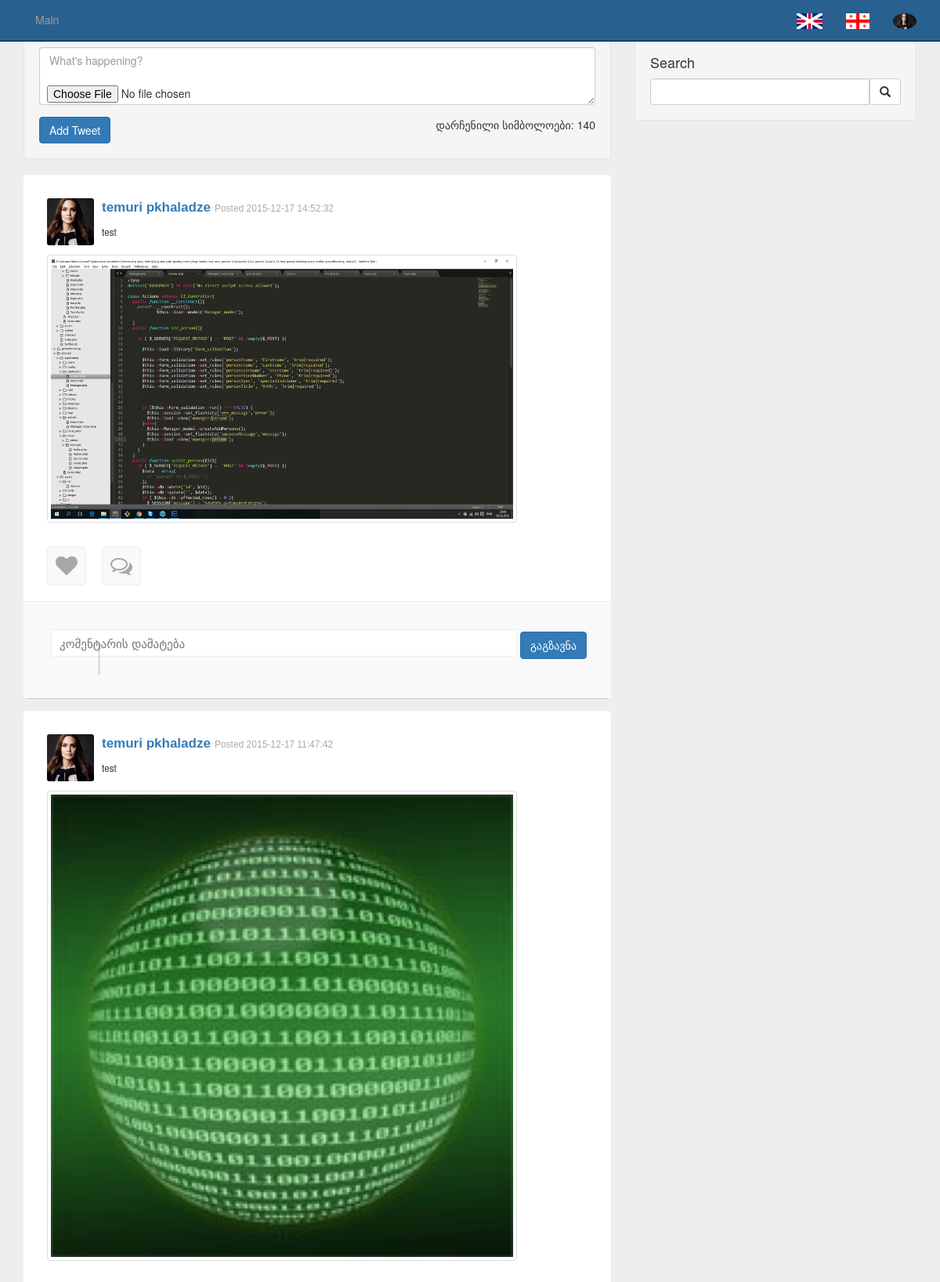
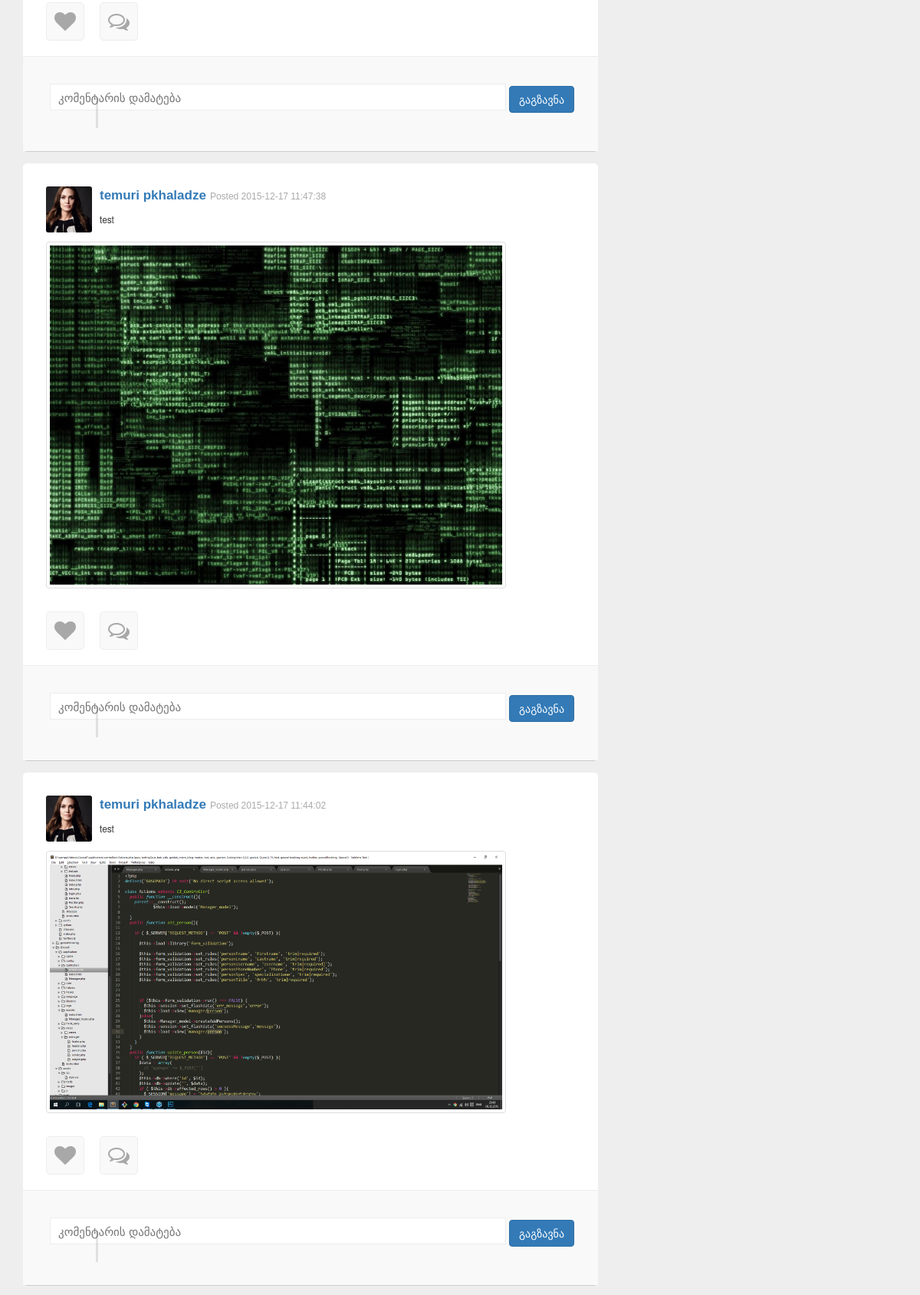
Page /index.php/main/site (upper part) on the committed database (2 pictures, top to bottom).
### tables this page shows
CREATE TABLE IF NOT EXISTS `tweets` (
  `id` bigint(20) unsigned NOT NULL,
  `content` text NOT NULL,
  `user_id` int(11) NOT NULL,
  `add_date` timestamp NOT NULL DEFAULT CURRENT_TIMESTAMP,
  `tweet_image_name` text NOT NULL
);

CREATE TABLE IF NOT EXISTS `users` (
  `id` int(11) NOT NULL,
  `password` varchar(100) NOT NULL,
  `email` text NOT NULL,
  `reg_date` timestamp NOT NULL DEFAULT CURRENT_TIMESTAMP,
  `gender` enum('male','female') DEFAULT 'male',
  `lname` varchar(255) NOT NULL,
  `fname` varchar(255) NOT NULL,
  `hiddenEmail` varchar(255) NOT NULL,
  `phone` varchar(15) NOT NULL,
  `image_name` varchar(100) NOT NULL
);

### application/controllers/Main.php (called while the page is built, shortened)
<?php
class Main extends CI_Controller {
	public function site(){
		$this->load->library('pagination');
		$this->load->model('model');
		$data['tweets'] = $this->model->postBar();
		$data['myinfo'] = $this->model->myId();
		$this->load->view('include/header');
		$this->load->view('index', $data);
		$this->navbar();
		$this->load->view('include/footer');
	}
	public function navbar(){
		$this->load->model('model');
		$data['navbar'] = $this->model->navbar();
		$this->load->view('nav', $data);
	}
}

### index.php (called while the page is built, shortened)
<?php
require_once BASEPATH.'core/CodeIgniter.php';

### application/views/index.php (called while the page is built, shortened)
<?php
	$data['tweets']=$tweets;
	$data['myinfo']=$myinfo;
	$this->load->view('PostBar', $data); ?>
<?php $this->load->view('Search'); ?>

### application/models/Model.php (called while the page is built, shortened)
<?php
 class Model extends CI_Model {
 	public function navbar(){
 		$this->db->select('name');
 		$this->db->from('category');
 		$query = $this->db->get()->result_array();
 		if ($this->db->count_all_results()>0) {
 			return $query;
 		}
 	}
 	public function postBar(){
		$config['per_page'] = 5;
		$skip = $this->uri->segment(4);
 		$this->db->select('tweets.id, tweets.content, tweets.tweet_image_name, users.hiddenEmail, tweets.add_date, users.fname, users.lname, tweets.user_id');
 		$this->db->from('tweets');
 		$this->db->join('users', 'users.id = tweets.user_id' );
 		$this->db->order_by('id', 'desc');
 		$this->db->limit($config['per_page'], $skip);
 		$query = $this->db->get()->result_array();
 		foreach ($query as $key => $value) {
 			$query[$key]['comments']=$this->coments($value['id']);
 		}
 		if ($this->db->count_all_results()>0) {
	 	return $query;
 		}
 	}
 	public function coments($tweet_id){
 		 $this->db->select('tweets.id as tweetId, users.hiddenEmail, users.fname, users.lname, users.id as userId, tweetcoments.id as CommentId, tweetcoments.content, tweetcoments.user_id, tweetcoments.add_date');
	 	 $this->db->join('tweets', 'tweets.id = tweetcoments.tweet_id');
	 	 $this->db->join('users', 'users.id = tweetcoments.user_id');
	 	 $this->db->where('tweetcoments.tweet_id', $tweet_id);
		 $coment = $this->db->get('tweetcoments')->result_array();
		 return $coment;
 	}
 }
 ?>

### application/views/PostBar.php (the view, shortened to what this page needs)
<div class="container">
<div class="row">
<div class="col-lg-8">
                <div class="well">
                    <form id="addTweetForm" action="<?php echo base_url('Main/addPosts') ; ?>" method="POST" enctype="multipart/form-data">
                        <div class="form-group">
                            <textarea id="tweetTextarea" class="form-control" rows="3" name="content" placeholder="What's happening?"></textarea>
                        </div>
                        <button type="submit" class="btn btn-primary"><?php echo $this->lang->line('add_tweet'); ?></button>
                        <div id="counter" style="float: right; position:relative;">
                            <input  type="file" name="TweetsUpload" class="PostUpload">
                            დარჩენილი სიმბოლოები: <span id="charactersLeft">140</span>
                        </div>
                    </form>
                </div>
                <div id="newTweets">
                   <?php foreach ($tweets as $row) : ?>
                    <div class="media borderTweet" data-id="">
                        <a class="pull-left" href="<?php echo site_url('Main/info/' . $row['user_id']); ?>">
                            <div class="media-object" style="background:url(<?php echo base_url('./uploads/1.jpg'); ?>) no-repeat center center /cover;" alt=""></div>
                        </a>
                            <h4 class="media-heading">
                            <a href="<?php echo site_url('Main/info/' . $row['user_id']); ?>">
                            <label class="posted_by"><?php echo $row['fname']; ?> <?php echo $row['lname']; ?> </label></a>
                            <label class="posted_date"><?php echo 'Posted ' .$row['add_date']; ?></label>
                            </h4></br>
                            <small><?php echo $row['content']; ?></small></br></br>
                            <img class="TweetsImage img-thumbnail" src="<?php echo base_url('./uploads/' .$row['tweet_image_name']); ?>" alt="..." class="img-rounded"></br>
                                <div class="likeshare">
                                    <span><a href="#"><i class="fa fa-heart fa-2x"></i></a></span>
                                    <span><a href="#"><i class="fa fa-comments-o fa-2x"></i></a></span>
                                </div>
                            <div class="TweetComent">
                                <div>
                                    <form action="<?php echo site_url('main/insertComent');?>" method="POST">
                                        <input class="comminput" name="coment" type="text" placeholder="კომენტარის დამატება">
                                        <button class="btn btn-primary">გაგზავნა</button>
                                    </form>
                                </div>
                        </div>
                    </div>
                  <?php endforeach; ?>
                </div>
            </div>

### application/views/include/Header.php (shortened to what this page needs)
<!DOCTYPE html>
<html lang="en"><head><meta http-equiv="Content-Type" content="text/html; charset=UTF-8">
    <link rel="stylesheet" href="https://maxcdn.bootstrapcdn.com/font-awesome/4.5.0/css/font-awesome.min.css">
    <link rel="stylesheet" href="<?php echo base_url('/assets/css/bootstrap.min.css'); ?>">
    <link rel="stylesheet" href="<?php echo base_url('/assets/css/signin.css'); ?>">
    <link rel="stylesheet" href="<?php echo base_url('/assets/css/style.css'); ?>">
  </head>
  <body>

### application/views/Search.php (shortened to what this page needs)
<div class="col-md-4">
<div id="searchWrap" class="well">
                    <h4><?php echo $this->lang->line('search'); ?></h4>
                    <div class="input-group">
                        <input id="searchIn" type="text" class="form-control">
                        <span class="input-group-btn">
                            <button class="btn btn-default" type="button">
                                <span class="glyphicon glyphicon-search"></span>
                            </button>
                        </span>
                    </div>
                </div>
                </div>

### application/views/nav.php (shortened to what this page needs)
<nav class="navbar navbar-inverse navbar-fixed-top" role="navigation">
       <div class="container">
           <div class="collapse navbar-collapse" id="bs-example-navbar-collapse-1">
               <ul class="nav navbar-nav">
                   <li>
                       <a href="<?php echo site_url('/main/site/');?>">Main</a>
                   </li>
               </ul>
                 <ul class="nav navbar-nav navbar-right">
               <li>
                   <a href="<?php echo site_url('/main/setLanguage/english'); ?>"><img style="with:20px; height:20px;" src="<?php echo base_url('./uploads/english.png'); ?> "></a>
               </li>
               <li>
                   <a href="<?php echo site_url('/main/setLanguage/georgian'); ?>"><img style="with:20px; height:20px;"src="<?php echo base_url('./uploads/georgia.png'); ?> "></a>
               </li>
               <li class="dropdown">
                 <a href="#" class="dropdown-toggle" data-toggle="dropdown" role="button" aria-haspopup="true" aria-expanded="false"><img class="img-circle" src="<?php echo base_url('./uploads/1.jpg'); ?>" alt="" width="30" height="20"></a>
               </li>
                 </ul>
           </div>
       </div>
   </nav>

### application/views/include/Footer.php (shortened to what this page needs)
</body>
</html>

### assets/css/signin.css (style rules this page uses)
body { padding-top: 40px; padding-bottom: 40px; background-color: #eee; }

### assets/css/style.css (style rules this page uses)
#searchWrap { position: relative; }
.PostUpload { position: absolute; right: 435px; top: -40px; }
.TweetsImage { width: 80%; margin: 0px 0px 30px 30px; }
.TweetComent { width: 100%; background: #F9F9F9; border-top: 1px solid #EDEDED; padding: 30px; }
.TweetComent > div > form > input { margin-left: 5px; height: 35px; font-size: 15px; margin-top: 5px; }
.TweetComent > div > form > button { width: 85px; height: 35px; }
.media-heading { display: inline-block; }
.borderTweet { border-bottom: 1px solid #ccc; background: #fff; border-radius: 5px; padding-top: 30px; }
.media-object { background: url(http://wda-nederland.nl/wp-content/uploads/2015/06/No-avatar.png) no-repeat center center / cover; padding: 30px; border-radius: 3px; margin-left: 30px; }
.posted_date { font: 12px 'arial'; color: #AAAAAA; }
.posted_by { font: 17px 'arial'; font-weight: bold; }
.likeshare a { display: block; background: #F9F9F9; border: 1px solid #EDEDED; padding: 10px; border-radius: 5px; float: left; margin-right: 20px; color: #A8A8A8; }
.likeshare { width: 100%; overflow: hidden; padding: 0 0 20px 30px; }
.comminput { width: 595px; border: none; border: 1px solid #EDEDED; padding: 10px; }
.form-control { position: relative; }
.navbar-inverse { background: #286090; }
.media { position: relative; overflow: visible; }
li { list-style: none; }

### rows in the picture
tweets: user.fname "temuri", user.lname "pkhaladze", add_date "2015-12-17 14:52:32", content "test", tweet_image_name (picture)
tweets: user.fname "temuri", user.lname "pkhaladze", add_date "2015-12-17 11:47:42", content "test", tweet_image_name (picture)
tweets: user.fname "temuri", user.lname "pkhaladze", add_date "2015-12-17 11:47:38", content "test", tweet_image_name (picture)
tweets: user.fname "temuri", user.lname "pkhaladze", add_date "2015-12-17 11:44:02", content "test", tweet_image_name (picture)

### other values in the picture
$this->lang->line('add_tweet') "Add Tweet"
$this->lang->line('search') "Search"
